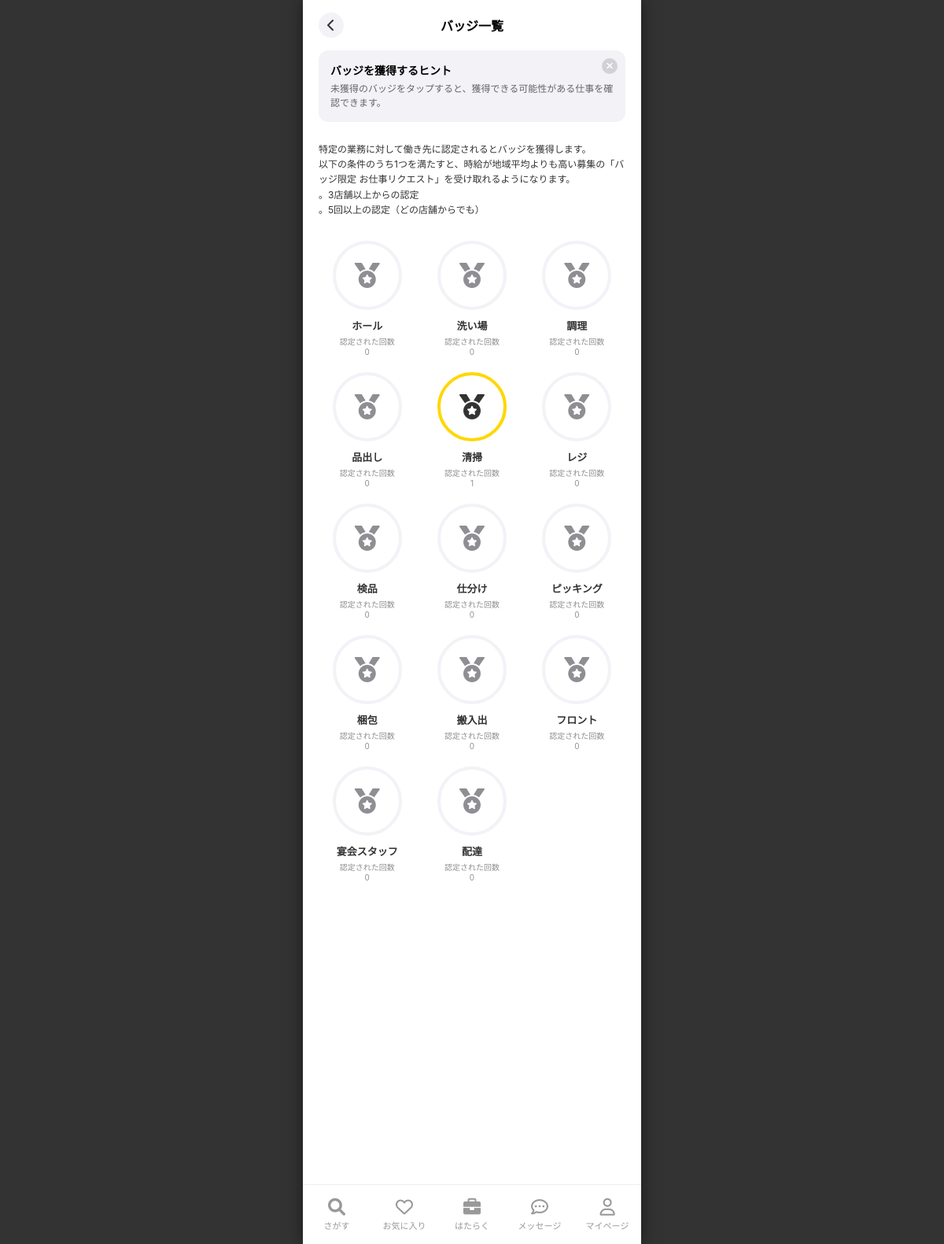
Page /badges/ (signed in) on the committed database.
### accounts/models.py (models this page shows, shortened)
class Badge(models.Model):
    name = models.CharField("バッジ名", max_length=100)
    icon = models.ImageField("アイコン画像", upload_to='badges/', null=True, blank=True)
    description = models.TextField("説明", blank=True, null=True)

class WorkerBadge(models.Model):
    worker = models.ForeignKey(WorkerProfile, on_delete=models.CASCADE, related_name='badges')
    badge = models.ForeignKey(Badge, on_delete=models.CASCADE)
    certified_count = models.IntegerField("認定回数", default=0)
    certified_store_count = models.IntegerField("認定店舗数", default=0)
    is_obtained = models.BooleanField("獲得済み", default=False)
    class Meta:
        unique_together = ('worker', 'badge')

### jobs/views.py (the view)
# urls.py: path('badges/', job_views.BadgeListView.as_view(), name='badge_list'),        # ★バッジ一覧
class BadgeListView(LoginRequiredMixin, TemplateView):
    template_name = 'MyPage/Badges/badge_list.html'
    def get_context_data(self, **kwargs):
        context = super().get_context_data(**kwargs)
        from accounts.models import Badge, WorkerBadge
        badges = Badge.objects.all()
        my_badges = WorkerBadge.objects.filter(worker=self.request.user.workerprofile).select_related('badge')
        my_badges_dict = {wb.badge.id: wb for wb in my_badges}
        context['badges'] = badges
        context['my_badges_dict'] = my_badges_dict
        return context

### jobs/templatetags/jobs_extras.py (called while the page is built)
@register.filter
def get_item(dictionary, key):
    return dictionary.get(key)

### accounts/templates/MyPage/Badges/badge_list.html (shortened to what this page needs)
{% extends 'base_main.html' %}
{% load static %}
{% load jobs_extras %}
{% block content %}
<div class="badge-container">
    <div class="header-bar">
        <a href="{% url 'mypage' %}" class="back-btn"><i class="fa-solid fa-chevron-left"></i></a>
        <div class="page-title">バッジ一覧</div>
    </div>
    <div class="hint-box" id="hintBox">
        <div class="hint-close" onclick="document.getElementById('hintBox').style.display='none'"><i
                class="fa-solid fa-xmark"></i></div>
        <div class="hint-title">バッジを獲得するヒント</div>
        <div class="hint-text">
            未獲得のバッジをタップすると、獲得できる可能性がある仕事を確認できます。
        </div>
    </div>
    <div class="description-text">
        特定の業務に対して働き先に認定されるとバッジを獲得します。<br>
        以下の条件のうち1つを満たすと、時給が地域平均よりも高い募集の「バッジ限定 お仕事リクエスト」を受け取れるようになります。<br>
        。3店舗以上からの認定<br>
        。5回以上の認定（どの店舗からでも）
    </div>
    <div class="badge-grid">
        {% for badge in badges %}
        {% with my_badge=my_badges_dict|get_item:badge.id %}
        <a href="{% url 'badge_detail' badge.id %}"
            class="badge-item {% if my_badge and my_badge.is_obtained %}obtained{% endif %}"
            style="text-decoration:none; color:inherit;">
            <div class="badge-icon-wrapper">
                {% if badge.icon %}
                <img src="{{ badge.icon.url }}" alt="{{ badge.name }}"
                    style="width:50%; height:50%; object-fit:contain; opacity: {% if my_badge and my_badge.is_obtained %}1{% else %}0.5{% endif %};">
                {% else %}
                <i class="fa-solid fa-medal badge-icon"></i>
                {% endif %}
            </div>
            <div class="badge-name">{{ badge.name }}</div>
            <div class="badge-count">
                認定された回数<br>
                {{ my_badge.certified_count|default:0 }}
            </div>
        </a>
        {% endwith %}
        {% endfor %}
    </div>
</div>
{% endblock %}

### templates/base_main.html (style rules this page uses)
:root { --highme-yellow: #FFD700; --ios-blue: #007AFF; --bg-gray: #F8F8F8; }
body, html { margin: 0; padding: 0; height: 100%; width: 100%; background-color: #333; display: flex; justify-content: center; align-items: center; overflow: hidden; font-family: -apple-system, sans-serif; }

### accounts/templates/MyPage/Badges/badge_list.html (style rules this page uses)
.badge-container { padding: 20px; background: white; min-height: 100vh; }
.header-bar { display: flex; align-items: center; justify-content: center; position: relative; margin-bottom: 20px; }
.back-btn { position: absolute; left: 0; width: 32px; height: 32px; background: #F2F2F7; border-radius: 50%; display: flex; align-items: center; justify-content: center; color: #333; text-decoration: none; }
.page-title { font-weight: bold; font-size: 16px; }
.hint-box { background: #F2F2F7; border-radius: 12px; padding: 15px; position: relative; margin-bottom: 25px; }
.hint-title { font-weight: bold; font-size: 14px; margin-bottom: 5px; }
.hint-text { font-size: 12px; color: #666; line-height: 1.5; }
.hint-close { position: absolute; top: 10px; right: 10px; background: #D1D1D6; color: white; width: 20px; height: 20px; border-radius: 50%; display: flex; align-items: center; justify-content: center; font-size: 12px; cursor: pointer; }
.description-text { font-size: 12px; color: #333; line-height: 1.6; margin-bottom: 30px; }
.badge-grid { display: grid; grid-template-columns: repeat(3, 1fr); gap: 20px 10px; }
.badge-item { display: flex; flex-direction: column; align-items: center; text-align: center; }
.badge-icon-wrapper { width: 80px; height: 80px; border-radius: 50%; border: 4px solid #F2F2F7; display: flex; align-items: center; justify-content: center; margin-bottom: 10px; position: relative; }
.badge-item.obtained .badge-icon-wrapper { border-color: #FFD700; }
.badge-icon { font-size: 32px; color: #8E8E93; }
.badge-item.obtained .badge-icon { color: #333; }
.badge-name { font-weight: bold; font-size: 13px; margin-bottom: 3px; color: #333; }
.badge-count { font-size: 10px; color: #8E8E93; }

### rows in the picture
Badge: name "ホール", certified_count "0"
Badge: name "洗い場", certified_count "0"
Badge: name "調理", certified_count "0"
Badge: name "品出し", certified_count "0"
Badge: name "清掃"
WorkerBadge: certified_count "1"
Badge: name "レジ", certified_count "0"
Badge: name "検品", certified_count "0"
Badge: name "仕分け", certified_count "0"
Badge: name "ピッキング", certified_count "0"
Badge: name "梱包", certified_count "0"
Badge: name "搬入出", certified_count "0"
Badge: name "フロント", certified_count "0"
Badge: name "宴会スタッフ", certified_count "0"
Badge: name "配達", certified_count "0"
